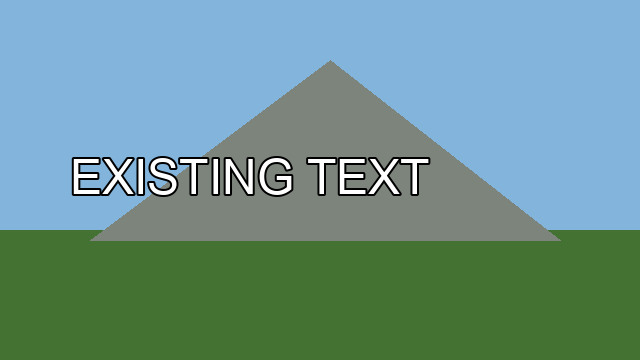
#> input picture artifacts/visual-admission-evidence/glm-text.png, 640 x 360 px
$ python -i replicate.py   (imports and definitions only)
#> lines starting #> are read from the running program, lines starting #| are printed output that depends on the picture
"""Replicate API provider — video models plus FLUX.2 still generation."""

import asyncio
import re
import time
import uuid

import httpx

from .base import API_KEYS
from services.generation_recovery import input_hash

REPLICATE_API = "https://api.replicate.com/v1"


# [139 lines left out: functions _build_hailuo_input, _build_wan_t2v_input, _build_wan_i2v_input, _build_pvideo_input, _build_wan_i2v_fast_input, not called in this run]


FLUX_SAFETY_TOLERANCE_RANGE = (1, 5)  # 1 strictest, 5 most permissive


# [42 lines left out: functions _flux_safety_tolerance, _build_flux_2_pro_input, not called in this run]


_INPUT_BUILDERS = {
    "minimax/hailuo-2.3": _build_hailuo_input,
    "wan-video/wan-2.2-t2v-fast": _build_wan_t2v_input,
    "wan-video/wan-2.2-i2v-a14b": _build_wan_i2v_input,
    "wan-video/wan-2.2-i2v-fast": _build_wan_i2v_fast_input,
    "black-forest-labs/flux-2-pro": _build_flux_2_pro_input,
    "prunaai/p-video": _build_pvideo_input,
}


# ---------------------------------------------------------------------------
# Transient-failure handling for video generation.
#
# * submission: at most four create attempts on ConnectError/ConnectTimeout
#   or HTTP 429/500/503, honouring a capped ``retry_after`` for 429. A 500/503
#   response does not prove that creation failed: retrying sends another POST
#   and can create a second paid prediction. Submission 502/504 and ambiguous
#   read/write failures are not retried.
# * polling: transport errors, 429, 5xx and unparseable replies are retried on
#   the SAME prediction, bounded by the deadline and consecutive-fault limit.
# * a failed prediction with "(code: PA)" is resubmitted once.
#
# Other submission statuses, including insufficient credit (402), and other
# failed/canceled predictions are terminal. Deadline or persistent poll loss
# triggers best-effort cancellation. Model, input and recipe-pinned provider
# remain identical across these attempts.
# ---------------------------------------------------------------------------
START_ATTEMPTS = 4
START_RETRY_STATUSES = frozenset({429, 500, 503})
START_BACKOFF_SECONDS = (2.0, 5.0, 10.0)
RETRY_AFTER_CAP_SECONDS = 30.0
POLL_INTERVAL_SECONDS = 5.0
POLL_TRANSIENT_LIMIT = 12
PREDICTION_DEADLINE_SECONDS = 600.0
INTERRUPTED_RESUBMITS = 1
_INTERRUPTED_MARKER = "(code: PA)"


# [2 lines not run here, left out]


def _now() -> float:
    return time.monotonic()


# [14 lines left out: function _retry_after_seconds, not called in this run]


# [226 lines not run here, left out]


# [47 lines left out: function _generate_text_mask, not called in this run]


_LAMA_VERSION = "40e67426e1bf78199d78b36580389fbbdcb4c9cdc2bc2b489e99d713f167b3c5"


# [118 lines not run here, left out]

>>> import cv2
>>> picture = cv2.imread('../artifacts/visual-admission-evidence/glm-text.png', cv2.IMREAD_GRAYSCALE)
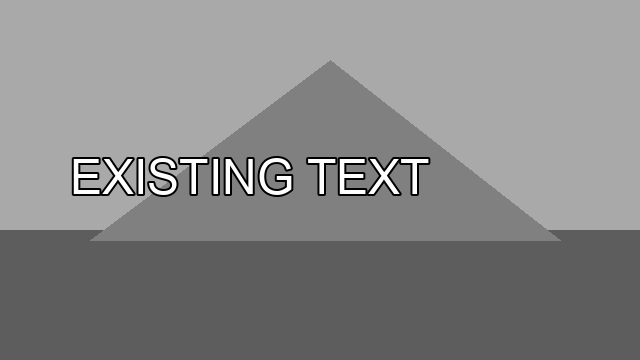
#> picture: shape (360, 640); min 0, max 255, mean 135.1
#> (the run stopped early here; a loop or call above may not have finished)
